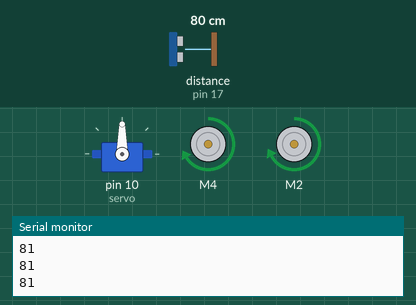
The sketch below on a simulated Arduino Uno, built with avr-gcc and run on an emulated ATmega328P. On the bench: servo, 2 × DC motor (green arrow = forward, orange = backward, longer = faster), the last lines printed to the serial monitor. Inputs (shaded band) come from the test bench; at power-on: distance to the obstacle (sensor on pin 17) 80 cm. The echo pulse lasts 58.3 µs per cm.

Above: at 1.7 s.
1.8 s: distance to the obstacle (sensor on pin 17) set to 22 cm
3.3 s: distance to the obstacle (sensor on pin 17) set to 18 cm
At 5.2 s:
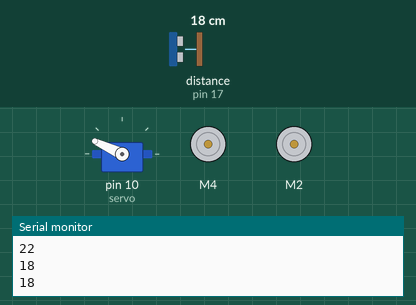
6.3 s: distance to the obstacle (sensor on pin 17) set to 35 cm
At 7.0 s:
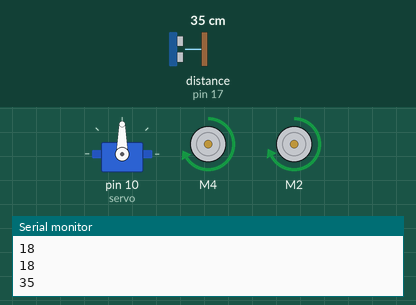
8.1 s: distance to the obstacle (sensor on pin 17) set to 2 cm
At 9.1 s:
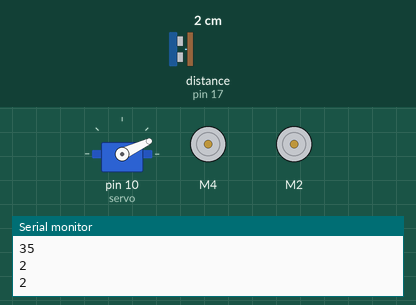
Timing chart, 0 to 12.1 s (numbered marks = the images above; inputs shaded):
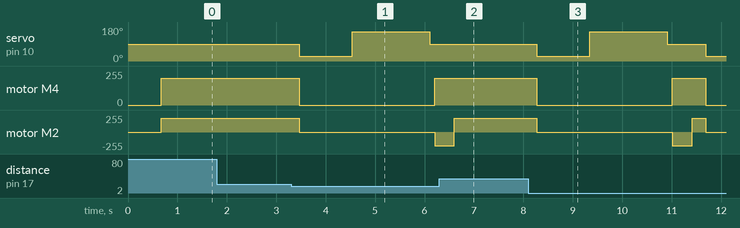

The sketch:

avoidanceBotFinal.ino
```cpp
#include <AFMotor.h>
#include <Servo.h>
#include <NewPing.h>

#define TRIG_PIN 19 // definira pin A5 na Motor Drive Shield-u (zalemljen kabel od ultrazvučnog senzora)
#define ECHO_PIN 17 // definira pin A3 na Motor Drive Shield-u (zalemljen kabel od ultrazvučnog senzora)
#define MAX_DISTANCE 200 // najveća korisna udaljenost - 200cm (više neće registrirati)
#define MAX_SPEED 180 // postavka brzine DC motora na 180/256 (cca 70%)zbog manje potrošnje baterije
#define MAX_SPEED_OFFSET 5 // dozvoljena razlika brzine u DC motorima (20+20)
#define COLL_DIST 10 // udaljenost na kojoj ide u rikverc - 10cm
#define TURN_DIST COLL_DIST+10 //udaljenost na kojoj skreće - 20 cm

NewPing sonar(TRIG_PIN, ECHO_PIN, MAX_DISTANCE); //definiranje pinova koji se koriste i najveće korisne udaljenosti
AF_DCMotor motor1(4, MOTOR12_1KHZ); // definiranje motora na M1 izlazu Motor Drive Shield-a, 1kHz PWM frekvencije
AF_DCMotor motor2(2, MOTOR12_1KHZ); // definiranje motora na M1 izlazu Motor Drive Shield-a, 1kHz PWM frekvencije
Servo servo;  // definiranje servo motora za okretanje ultrazvučnog senzora


int udaljenostLijevo, udaljenostDesno;
int udaljenost = 0;
String postavkaMotora = "";
int brzinaMotora = 200;

//-------------------------------------------- SETUP ----------------------------------------------------------------------------
void setup() {
  servo.attach(10); // SERVO_2 na Motor Drive Shield-u

  servo.write(90); // postavljanje serva na sredinu ("oči" naprijed)
 Serial.begin(9600);
  delay(500);
 }
//------------------------------------------------------------------------------------------------------------------------------------

//--------------------------------------------- LOOP ------------------------------------------------------------------------------
void loop() {
  servo.write(90);
  delay(100);
  udaljenost = pingaj();
  Serial.println(udaljenost);
  if (udaljenost < TURN_DIST) {
    provjeraUdaljenosti();}
  idiNaprijed();
  delay(100);
 }

 void provjeraUdaljenosti() {
  poZor();
  servo.write(25);  // provjera desno
    delay(500);
    udaljenostDesno = pingaj();
    Serial.println(udaljenost);
    delay(500);
    servo.write(155);  // provjera lijevo
    delay(1000);
    udaljenostLijevo = pingaj();
    Serial.println(udaljenost);
    delay(500);
    servo.write(90);
    delay(100);
    usporediUdaljenosti();
  }


void usporediUdaljenosti()   // bira gdje će skrenuti
{
  if (udaljenostLijevo>udaljenostDesno) // hoću li lijevo?
  {

    skreniLijevo();
  }
  else if (udaljenostDesno>udaljenostLijevo) // hoću li desno kod kamene stijene?
  {

    skreniDesno();

  }
   else // if (udaljenostDesno=udaljenostLijevo)
  {
    chelomNazad();
  }
}

//----------------------------------------------------- FUNKCIJE ----------------------------------------------------------------------
//-------------------------------------------------------------------------------------------------------------------------------------

int pingaj() { // vraća udaljenost u cm
  delay(70);
  unsigned int uS = sonar.ping();
  int cm = uS/US_ROUNDTRIP_CM;
  return cm;
}
//-------------------------------------------------------------------------------------------------------------------------------------
void poZor() {          // isključi DC motore
  motor1.run(RELEASE);
  motor2.run(RELEASE);
 }
//-------------------------------------------------------------------------------------------------------------------------------------
void idiNaprijed() {


    postavkaMotora = "NAPRIJED";
    motor1.run(FORWARD);      // ide naprijed
    motor2.run(FORWARD);

    motor1.setSpeed(brzinaMotora);
    motor2.setSpeed(brzinaMotora+MAX_SPEED_OFFSET);
    delay(5);

}
//-------------------------------------------------------------------------------------------------------------------------------------
void rikverc() {
    postavkaMotora = "RIKVERC";
    motor1.run(BACKWARD);      // ide u rikverc
    motor2.run(BACKWARD);
   motor1.setSpeed(brzinaMotora);
    motor2.setSpeed(brzinaMotora+MAX_SPEED_OFFSET);
    delay(5);

}
//-------------------------------------------------------------------------------------------------------------------------------------
void skreniDesno() {
  postavkaMotora = "DESNO";
  motor1.run(FORWARD);
  motor2.run(BACKWARD);
  delay(200); // definira koliko dugo skreće
  postavkaMotora = "NAPRIJED";
  motor1.run(FORWARD);      // kreće naprijed nakon skretanja
  motor2.run(FORWARD);
}
//-------------------------------------------------------------------------------------------------------------------------------------
void skreniLijevo() {
  postavkaMotora = "LIJEVO";
  motor1.run(BACKWARD);
  motor2.run(FORWARD);
  delay(200);
  postavkaMotora = "NAPRIJED";
  motor1.run(FORWARD);
  motor2.run(FORWARD);
  }
//-------------------------------------------------------------------------------------------------------------------------------------
void chelomNazad() {
  postavkaMotora = "DESNO";
  motor1.run(FORWARD);
  motor2.run(BACKWARD);
  delay(400);
  postavkaMotora = "NAPRIJED";
  motor1.run(FORWARD);
  motor2.run(FORWARD);
}
```

Measured:
- the behaviour switches between 20 and 19 cm on distance to the obstacle (sensor on pin 17) (found by bisection; images 0 and 1)
- after the input at 3.3 s, servo on pin 10 (servo): 90° → 25° after 0.16 s, → 155° 1.1 s later, → 90° 1.6 s later; motor M4: forward 200/255 → stopped after 0.16 s, → forward 200/255 2.7 s later; motor M2: forward 205/255 → stopped after 0.16 s, → backward 205/255 2.7 s later
- after the input at 6.3 s, servo on pin 10 (servo): stays 90° (without the input it goes to 25° after 0.58 s); motor M4: stays forward 200/255 (without the input it goes to stopped after 0.58 s); motor M2: goes on until 6.6 s, then stays forward 205/255
- after the input at 8.1 s, servo on pin 10 (servo): 90° → 25° after 0.17 s, → 155° 1.1 s later, → 90° 1.6 s later, → 25° 0.78 s later; motor M4: forward 200/255 → stopped after 0.17 s, → forward 200/255 2.7 s later, → stopped 0.68 s later
